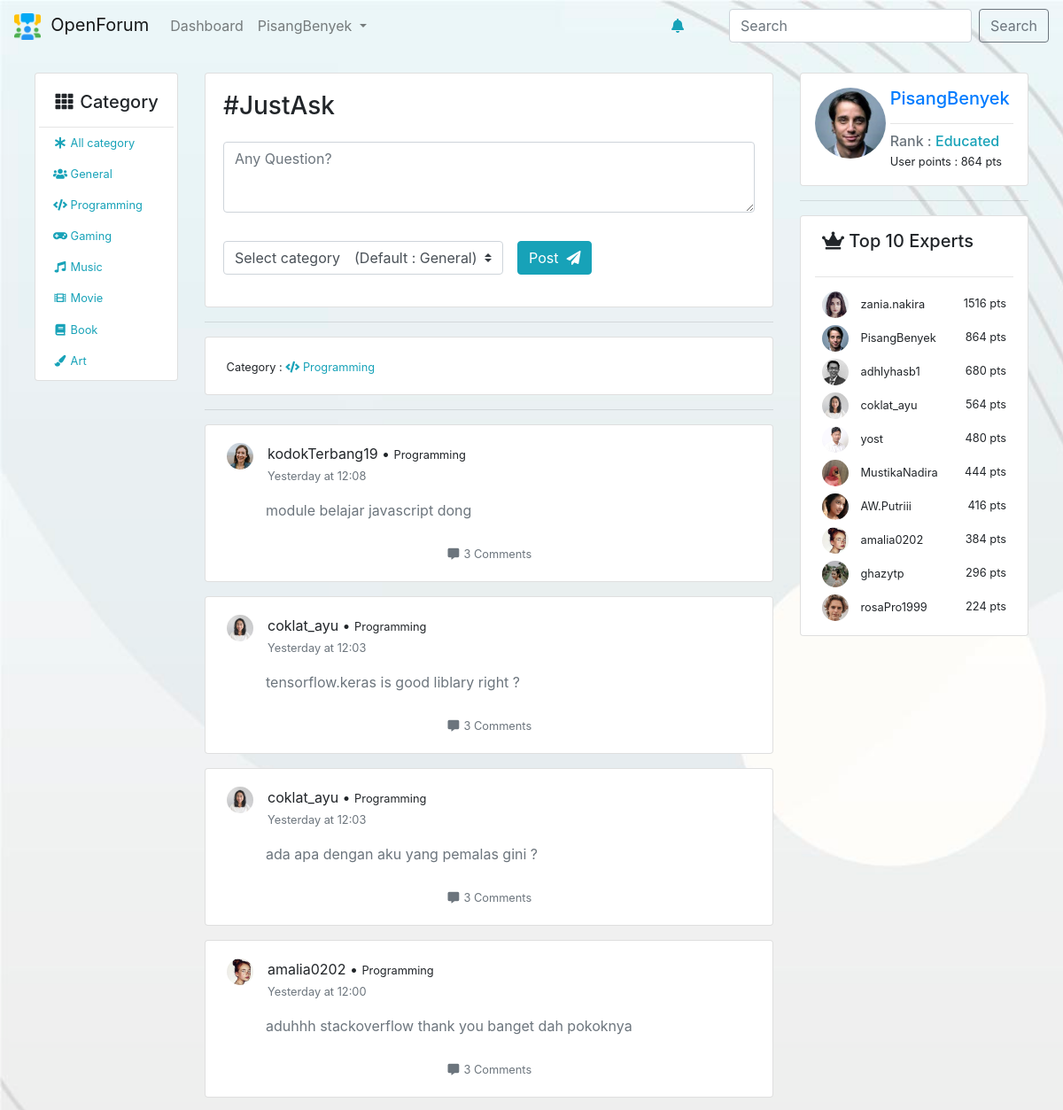
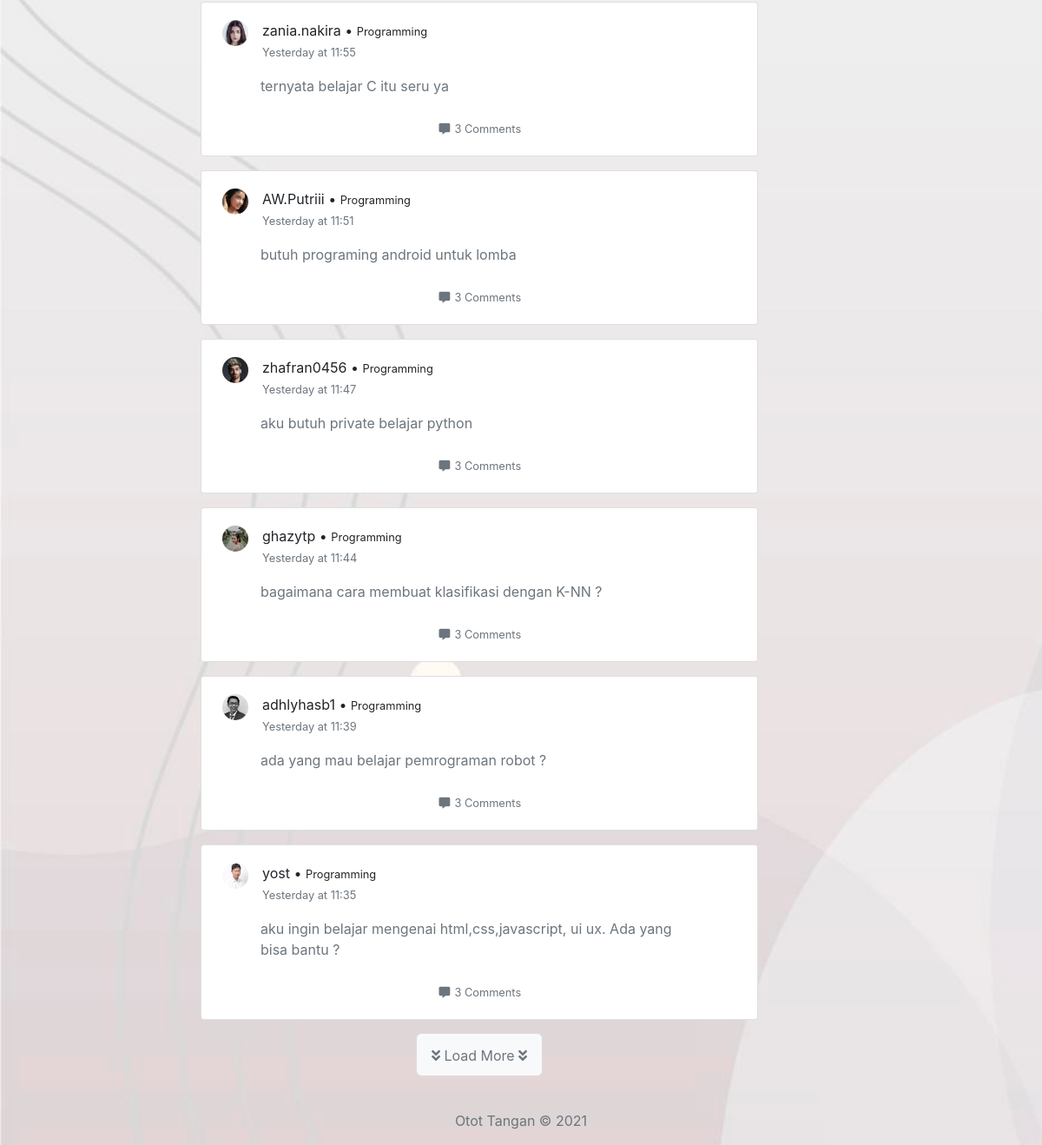
The app's page /dashboard/index/Programming (signed in) with its own data (2 pictures, top to bottom).
### tables this page shows
CREATE TABLE `posts` (
  `id` int(11) NOT NULL,
  `owner` int(11) NOT NULL,
  `content` mediumtext NOT NULL,
  `category` varchar(25) NOT NULL DEFAULT 'General',
  `time_posted` datetime NOT NULL DEFAULT current_timestamp()
);

CREATE TABLE `users` (
  `id` int(11) NOT NULL,
  `fullname` varchar(100) NOT NULL,
  `username` varchar(100) NOT NULL,
  `email` varchar(100) NOT NULL,
  `password` varchar(255) NOT NULL,
  `photo` varchar(100) NOT NULL DEFAULT 'user.png',
  `register_date` date NOT NULL DEFAULT current_timestamp(),
  `rank` enum('Newbie','Helper','Ambitious','Educated','Expert','Professional','Genius') NOT NULL DEFAULT 'Newbie',
  `points` int(11) NOT NULL DEFAULT 0
);

### app/core/Controller.php (called while the page is built, shortened)
<?php
class Controller{
	public function view($view, $data = [])
	{
		require_once '../app/views/' . $view . '.php' ;
	}
	public function model($model)
	{
		return new $model;
	}
}

### app/controllers/Dashboard.php (called while the page is built, shortened)
<?php
class Dashboard extends Controller {
	public function index($category = 'All',$rows = 10)
	{
		$data['rows']=$rows;
		$data['user'] = $this->model('User_model')->getUserData($_SESSION['UserLoggedIn']);
		$data['top10'] = $this->model('User_model')->getTop();
		$data['count'] = count($data['top10']);
		if ($category == 'All') {
			$data['categoryshow']="All Category";
		}else{
			$data['categoryshow']=$category;
		}
		if ($category == 'All') {
			$data['category']="All";
		}else{
			$data['category']=$category;
		}
		$categoryLogo = $this->model('Post_model')->getCategoryLogo($category);
		$data['logo'] = $categoryLogo;
		if ($category == 'All') {
			$data['post'] = $this->model('Post_model')->getAllPost($data['rows']);
			$postCount = $this->model('Post_model')->countAllPost($data['rows']);
			for ($i=0; $i < $postCount ; $i++) {
				$userData = $this->model('User_model')->getUserById($data['post'][$i]['owner']);
				$timeConvert = $this->model('Post_model')->convertTime($data['post'][$i]['time_posted']);
				$data['post'][$i]['date'] = $timeConvert['date'];
				$data['post'][$i]['hour'] = $timeConvert['hour'];
				$data['post'][$i]['ppowner'] = $userData[0]['photo'];
				$data['post'][$i]['ownername'] = $userData[0]['username'];
			}
		}else{
			$data['post'] = $this->model('Post_model')->getPostByCategory($category,$rows);
			$postCount = $this->model('Post_model')->countPostByCategory($category,$rows);
			for ($i=0; $i < $postCount ; $i++) {
				$userData = $this->model('User_model')->getUserById($data['post'][$i]['owner']);
				$timeConvert = $this->model('Post_model')->convertTime($data['post'][$i]['time_posted']);
				$data['post'][$i]['date'] = $timeConvert['date'];
				$data['post'][$i]['hour'] = $timeConvert['hour'];
				$data['post'][$i]['ppowner'] = $userData[0]['photo'];
				$data['post'][$i]['ownername'] = $userData[0]['username'];
			}
		}
		$data['title'] = "Dashboard";
		$this->view('dashboard/index',$data);
		$this->view('template/right-panel',$data);
	}
}

### app/core/App.php (called while the page is built, shortened)
<?php
class App{
	protected $controller = 'home';
	protected $method = 'index';
	protected $params = [];
	public function __construct()
	{
		$url = $this -> parseURL();
		if (file_exists('../app/controllers/' . $url[0] . '.php')) {
			$this->controller = $url[0];
			unset($url[0]);
		}
		$this->controller = new $this->controller;
		if (isset($url[1])) {
			if (method_exists($this -> controller, $url[1])) {
				$this->method = $url[1];
				unset($url[1]);
			}
		}
		if (!empty($url)) {
			$this->params = array_values($url);
		}
		call_user_func_array([$this->controller, $this->method], $this->params);
	}
	public function parseURL()
	{
		if (isset($_GET['url'])) {
			$url = rtrim($_GET['url'],'/');
			$url = filter_var($url, FILTER_SANITIZE_URL);
			$url = explode('/', $url);
			return $url;
		}else{
			$url = [$this->controller];
			return $url;
		}
	}
}

### public/index.php (called while the page is built, shortened)
<?php
$app = new App;

### app/core/Database.php (called while the page is built, shortened)
<?php
class Database {
    private $host = DB_HOST;
    private $user = DB_USER;
    private $pass = DB_PASS;
    private $db_name = DB_NAME;
    private $dbh;
    private $stmt;
    public function __construct()
    {
        $dsn = 'mysql:host=' . $this->host . ';dbname=' . $this->db_name;
        $option = [
            PDO::ATTR_PERSISTENT => true,
            PDO::ATTR_ERRMODE => PDO::ERRMODE_EXCEPTION
        ];
        try {
            $this->dbh = new PDO($dsn, $this->user, $this->pass, $option);
        } catch(PDOException $e) {
            die($e->getMessage());
        }
    }
    public function query($query)
    {
        $this->stmt = $this->dbh->prepare($query);
    }
    public function bind($param, $value, $type = null)
    {
        if( is_null($type) ) {
            switch( true ) {
                default :
                    $type = PDO::PARAM_STR;
            }
        }
        $this->stmt->bindValue($param, $value, $type);
    }
    public function execute()
    {
        $this->stmt->execute();
    }
    public function resultSet()
    {
        $this->execute();
        return $this->stmt->fetchAll(PDO::FETCH_ASSOC);
    }
}

### app/models/Post_model.php (called while the page is built, shortened)
<?php
class Post_model
{
	public function __construct()
	{
        $this->db = new Database;
	}
	public function getCategoryLogo($data)
	{
		switch ($data) {
			case 'Programming':
				return 'fas fa-code';
				break;
		}
	}
	public function getPostByCategory($category,$rows)
	{
		$this->db->query('SELECT * FROM posts WHERE category=:category ORDER BY id DESC LIMIT '.$rows);
		$this->db->bind('category',$category);
		$result = $this->db->resultSet();
		return $result;
	}
	public function countPostByCategory($category,$rows)
	{
		$this->db->query('SELECT * FROM posts WHERE category=:category LIMIT '.$rows);
		$this->db->bind('category',$category);
		$this->db->execute();
		$total  = $this->db->rowCount();
		return $total;
	}
	public function convertTime($datetime)
	{
			$chattime = $datetime;
            $stringtime = strtotime($chattime);
            $hour = date('H:i', $stringtime);
            $today = new DateTime();
            $today->setTime( 0, 0, 0 );
            $match_date = DateTime::createFromFormat( "Y-m-d H:i:s", $chattime );
            $match_date->setTime( 0, 0, 0 );
            $diff = $today->diff( $match_date );
            $diffDays = (integer)$diff->format( "%R%a" );
            switch( $diffDays ) {
                case -1:
                    $theDate =  "Yesterday";
                    break;
            }
            $time['date']=$theDate;
            $time['hour']=$hour;
            return $time;
	}
}

### app/models/User_model.php (called while the page is built, shortened)
<?php
class User_model {
    private $db;
    public function __construct()
    {
        $this->db = new Database;
    }
    public function getUserData($data)
    {
        $username = $_SESSION['UserLoggedIn'];
        $this->db->query('SELECT * FROM users WHERE username=:username');
        $this->db->bind('username',$username);
        return $this->db->single();
    }
    public function getTop()
    {
        $this->db->query('SELECT * FROM users ORDER BY points DESC LIMIT 10 ');
        return $this->db->resultSet();
    }
    public function getUserById($id)
    {
        $this->db->query('SELECT * FROM users WHERE id=:id');
        $this->db->bind('id',$id);
        return $this->db->resultSet();
    }
}

### app/views/template/right-panel.php (the view)
	<div class="col-md-3">
		<div class="card p-3">
			<div class="row">
				<div class="col-md-4">
					<img class="rounded-circle" src="<?= ROOTURL ?>/public/assets/img/profile-img/<?=$data['user']['photo']?>" width="80px" height="80px">
				</div>
				<div class="col-md-8">
					<h5 class="text-primary"><?= $_SESSION['UserLoggedIn']?></h5><hr>
					<h6 class="card-subtitle text-muted">Rank : <span class="text-info"><?=$data['user']['rank']?></span></h6>
					<small>User points : <?=$data['user']['points']?> pts</small>
				</div>
			</div>
		</div>
		<hr>
		<div class="card px-3 py-2">
			<h5 class="card-title mx-2 mt-2"><i class="fas fa-crown"></i>&nbsp;Top 10 Experts </h5>
			<hr>
			<?php for ($i=0; $i < $data['count'] ; $i++) { ?>
				<div class="d-flex justify-content-between mx-2 mb-2">
					<div>
						<img class="rounded-circle" src="<?= ROOTURL ?>/public/assets/img/profile-img/<?=$data['top10'][$i]['photo']?>" width="30px" height="30px">
						&nbsp; <small><?=$data['top10'][$i]['username']?></small>
					</div>
					<div>
						<small><?=$data['top10'][$i]['points']?> pts</small>
					</div>
				</div>
			<?php } ?>
		</div>
	</div>
</div>

### app/views/dashboard/index.php (shortened to what this page needs)
<div class="col-md-7">
	<div class="card">
		<div class="card-body">
			<form action="<?=ROOTURL ?>/dashboard/submitPost" method="post">
				<div class="form-group">
				    <h3 for="FormControlTextarea1" class="mb-4">#JustAsk</h3>
				    <textarea required="" name="postfield" id="post-field" class="form-control" id="FormControlTextarea1" rows="3" placeholder="Any Question?"></textarea>
				</div>
				<div class="row mx-auto">
					<div class="form-group mt-3 mr-3">
						<select class="custom-select" name="category">
						  <option value="General">Select category&emsp;(Default : General)</option>
						</select>
					</div>
					<div class="form-group mt-3">
						<button type="submit" name="post" class="btn btn-info">
							Post &nbsp;<i class="fas fa-paper-plane"></i>
						</button>
					</div>
				</div>
			</form>
		</div>
	</div>
	<hr>
	<div class="card">
		<div class="card-body">
			<small>&nbsp;Category : <span class="text-info"><i class="<?= $data['logo'] ?> fa-fw"></i> <?= $data['categoryshow'] ?></span></small>
		</div>
	</div>
	<hr>
	<?php foreach ($data['post'] as $post): ?>
	<div class="card mb-3">
		<div class="card-body">
			<div>
				<div class="row mx-1">
					<img src="<?=ROOTURL ?>/public/assets/img/profile-img/<?=$post['ppowner'] ?>" height="30px" width="30px" class="rounded-circle">&emsp;
					<div>
						<span class="mb-0 pb-0"><?=$post['ownername'];?> &bull; <small><?= $post['category']  ?></small></span><br>
						<small class="text-muted mt-0"><?=$post['date'].' at '.$post['hour'] ?></small>
					</div>
				</div>
				<div class="mx-5 mt-3">
					<a href="<?=ROOTURL ?>/post/<?=$post['id'] ?>" class="card-text deco-none">
						<p class="text-muted"><?= $post['content']?></p>
					</a>
				</div>
				<div class="d-flex justify-content-center mt-4">
					<div class="text-center">
						<a href="<?=ROOTURL ?>/post" class="deco-none text-secondary">
							<small><i class="fas fa-comment-alt fa-fw"></i> 3 Comments</small>
						</a>
					</div>
				</div>
			</div>
		</div>
	</div>
	<?php endforeach ?>
		<div id="Load" class="d-flex justify-content-center mb-4">
			<a href="<?= ROOTURL.'/dashboard/index/'.$data['category']?>/<?php echo $data['rows'] += 5 ?>#Load" class="btn btn-light btn-lg">
				<small class="text-secondary">
				<i class="fas fa-angle-double-down"></i> Load More <i class="fas fa-angle-double-down"></i>
				</small>
			</a>
		</div>
</div>

### public/assets/css/global.css (style rules this page uses)
body { background-image: url('../img/wave.jpg'); background-repeat: none; background-attachment: fixed; background-size: cover; }
#post-field { min-height: 80px; height: 80px; max-height: 150px; }
a.deco-none { text-decoration: none; }

### records on screen
posts: category "Programming", shows a picture, ownername "zania.nakira", date "Yesterday", hour "11:55", content "ternyata belajar C itu seru ya"
posts: shows a picture, ownername "kodokTerbang19", category "Programming", date "Yesterday", hour "12:08", content "module belajar javascript dong"
posts: ownername "coklat_ayu", category "Programming", date "Yesterday", hour "12:03", content "tensorflow.keras is good liblary right ?"
posts: ownername "coklat_ayu", category "Programming", date "Yesterday", hour "12:03", content "ada apa dengan aku yang pemalas gini ?"
posts: shows a picture, ownername "amalia0202", category "Programming", date "Yesterday", hour "12:00", content "aduhhh stackoverflow thank you banget dah pokoknya"
posts: shows a picture, ownername "AW.Putriii", category "Programming", date "Yesterday", hour "11:51", content "butuh programing android untuk lomba"
posts: shows a picture, ownername "zhafran0456", category "Programming", date "Yesterday", hour "11:47", content "aku butuh private belajar python"
posts: shows a picture, ownername "ghazytp", category "Programming", date "Yesterday", hour "11:44", content "bagaimana cara membuat klasifikasi dengan K-NN ?"
posts: shows a picture, ownername "adhlyhasb1", category "Programming", date "Yesterday", hour "11:39", content "ada yang mau belajar pemrograman robot ?"
posts: shows a picture, ownername "yost", category "Programming", date "Yesterday", hour "11:35", content "aku ingin belajar mengenai html,css,javascript, ui ux. Ada yang bisa bantu ?"
users: photo (picture), rank "Educated", points "864", username "PisangBenyek"
users: photo (picture), username "zania.nakira", points "1516"
users: photo (picture), username "adhlyhasb1", points "680"
users: photo (picture), username "coklat_ayu", points "564"
users: photo (picture), username "yost", points "480"
users: photo (picture), username "MustikaNadira", points "444"
users: photo (picture), username "AW.Putriii", points "416"
users: photo (picture), username "amalia0202", points "384"
users: photo (picture), username "ghazytp", points "296"
users: photo (picture), username "rosaPro1999", points "224"

### other values on screen
$_SESSION['UserLoggedIn'] "PisangBenyek"
